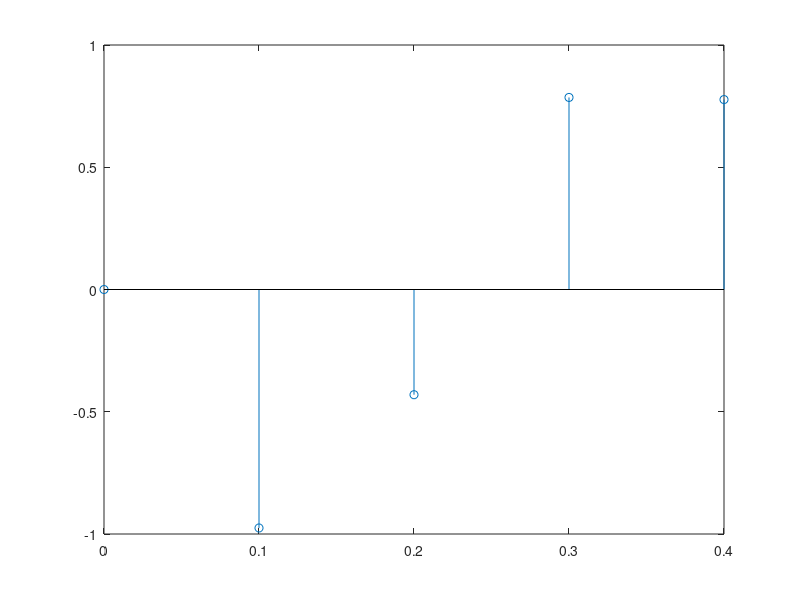

Source code (MATLAB):
% DSP Chain Signal illustrations
% http://www.gaussianwaves.com/2014/07/how-to-plot-fft-using-matlab-fft-of-basic-signals-sine-and-cosine-waves/

%% Noisy Sine, Analog, Much noise

clear all;close all;clc;
f = 10;
overSample = 1000;
fs = overSample * f;
phase = 1/4*pi;
nCycl = 4;
t = 0:1/fs:nCycl*1/f;
y = sin(2*pi*f*t*phase);
noiseAmplitude = 1.5;
noisy_y = y + noiseAmplitude * randn(1, length(y));
% noisy_y = y;
plot(t,noisy_y);

plotFile = 'noisySine.csv';
fh = fopen(plotFile,'w'); 
if fh ~= -1
    fprintf(fh, '%s,%s\n', 't', 'y');
    fclose(fh);
end
dlmwrite(...
    plotFile,...
    [t', noisy_y'],...
    '-append',...
    'delimiter', ',',...
    'newline', 'unix'...
);


%% Lower noise
clear all;close all;clc;
f = 10;
overSample = 100;
fs = overSample * f;
phase = 1/4*pi;
nCycl = 4;
t = 0:1/fs:nCycl*1/f;
y = sin(2*pi*f*t*phase);
noiseAmplitude = 1.5;
noisy_y = y + noiseAmplitude * randn(1, length(y));
plot(t,noisy_y);

%% Denoised Sine, Analog
plot(t,y);
plotFile = 'smoothSine.csv';
fh = fopen(plotFile,'w'); 
if fh ~= -1
    fprintf(fh, '%s,%s\n', 't', 'y');
    fclose(fh);
end
dlmwrite(...
    plotFile,...
    [t', y'],...
    '-append',...
    'delimiter', ',',...
    'newline', 'unix'...
);

%% Sampled Sine
y_sampled = y(1:100:length(y));
sample_times = t(1:100:length(t));
stem(sample_times,y_sampled);
plotFile = 'sampledSine.csv';
fh = fopen(plotFile,'w'); 
if fh ~= -1
    fprintf(fh, '%s,%s\n', 't', 'y');
    fclose(fh);
end
dlmwrite(...
    plotFile,...
    [sample_times', y_sampled'],...
    '-append',...
    'delimiter', ',',...
    'newline', 'unix'...
);

%% Spectrum of Noisy Signal (exaggerated)
% detr_noisy_y = detrend(noisy_y,0);
% ydft = fft(detr_noisy_y);
% freq = 0:fs/length(noisy_y):fs/2;
% ydft = ydft(1:length(ydft)/2+1);
% plot(freq,abs(ydft));

% NFFT = 2^10;
% ydft = fftshift(fft(noisy_y,NFFT));
% freq = (-NFFT/2:NFFT/2-1)/NFFT;
% plot(freq,abs(ydft));

% plot(1:1000,ones(1000))
plotFile = 'spectrumFlat.csv';
fh = fopen(plotFile,'w'); 
if fh ~= -1
    fprintf(fh, '%s,%s\n', 't', 'y');
    fclose(fh);
end
dlmwrite(...
    plotFile,...
    [(1:100)', ones(100,1)],...
    '-append',...
    'delimiter', ',',...
    'newline', 'unix'...
);

%% Spectrum of denoised signal (exaggerated)
passband = ones(400,1)';
transitionband = 1:-0.01:0;
stopband = zeros(499,1)';
spectrum = [passband, transitionband, stopband];
% plot(1:1000,spectrum);

plotFile = 'spectrumLP.csv';
fh = fopen(plotFile,'w'); 
if fh ~= -1
    fprintf(fh, '%s,%s\n', 't', 'y');
    fclose(fh);
end
dlmwrite(...
    plotFile,...
    [(1:length(spectrum))', spectrum'],...
    '-append',...
    'delimiter', ',',...
    'newline', 'unix'...
);

%% Spectrum of denoised and sampled signal (exaggerated)
passband = ones(400,1)';
transitionband_down = 1:-0.01:0;
transitionband_up   = fliplr(transitionband_down);
spectrum = [passband, transitionband_down, transitionband_up, passband];
spectrum = [spectrum, fliplr(spectrum)];
% plot(spectrum);
plotFile = 'spectrumSampled.csv';
fh = fopen(plotFile,'w'); 
if fh ~= -1
    fprintf(fh, '%s,%s\n', 't', 'y');
    fclose(fh);
end
dlmwrite(...
    plotFile,...
    [(1:length(spectrum))', spectrum'],...
    '-append',...
    'delimiter', ',',...
    'newline', 'unix'...
);